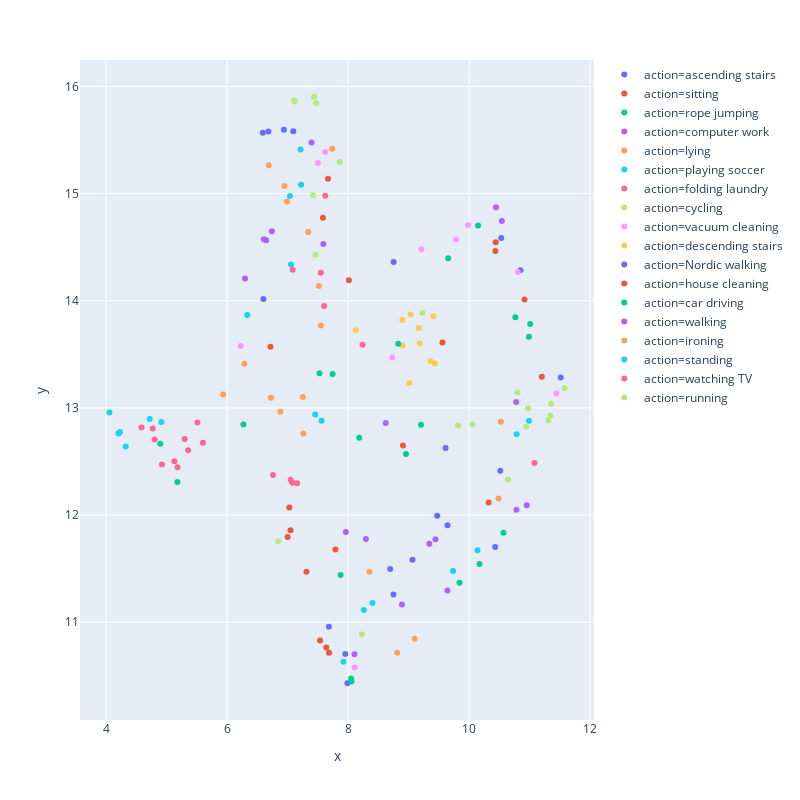

The cell this chart's notebook holds for it:
### Code cell
umap_simulate(ae_model, sample_dl, Id2Label)

### Figure 1 — Plotly figure (JSON) as saved in the notebook; plotly's stock layout.template omitted (floating-point values rounded to 4 significant figures)
{"data": [{"hoverlabel": {"namelength": 0}, "hovertemplate": "action=ascending stairs<br>x=%{x}<br>y=%{y}", "legendgroup": "action=ascending stairs", "marker": {"color": "#636efa", "symbol": "circle"}, "mode": "markers", "name": "action=ascending stairs", "showlegend": true, "type": "scatter", "x": [11.51, 10.53, 7.953, 10.85, 8.751, 7.094, 6.683, 6.59, 6.938, 7.988], "xaxis": "x", "y": [13.28, 14.59, 10.7, 14.28, 14.36, 15.58, 15.58, 15.57, 15.59, 10.43], "yaxis": "y"}, {"hoverlabel": {"namelength": 0}, "hovertemplate": "action=sitting<br>x=%{x}<br>y=%{y}", "legendgroup": "action=sitting", "marker": {"color": "#EF553B", "symbol": "circle"}, "mode": "markers", "name": "action=sitting", "showlegend": true, "type": "scatter", "x": [7.0, 6.716, 10.32, 7.028, 7.685, 7.536, 7.311, 7.047, 7.79, 7.639], "xaxis": "x", "y": [11.8, 13.57, 12.12, 12.07, 10.71, 10.83, 11.47, 11.86, 11.68, 10.76], "yaxis": "y"}, {"hoverlabel": {"namelength": 0}, "hovertemplate": "action=rope jumping<br>x=%{x}<br>y=%{y}", "legendgroup": "action=rope jumping", "marker": {"color": "#00cc96", "symbol": "circle"}, "mode": "markers", "name": "action=rope jumping", "showlegend": true, "type": "scatter", "x": [8.056, 8.182, 7.527, 6.27, 7.742, 5.179, 9.203, 4.895, 8.048, 7.875], "xaxis": "x", "y": [10.45, 12.72, 13.32, 12.85, 13.32, 12.31, 12.84, 12.66, 10.47, 11.44], "yaxis": "y"}, {"hoverlabel": {"namelength": 0}, "hovertemplate": "action=computer work<br>x=%{x}<br>y=%{y}", "legendgroup": "action=computer work", "marker": {"color": "#ab63fa", "symbol": "circle"}, "mode": "markers", "name": "action=computer work", "showlegend": true, "type": "scatter", "x": [10.54, 6.608, 7.962, 6.297, 10.44, 9.443, 6.739, 8.294, 6.646, 9.341], "xaxis": "x", "y": [14.74, 14.57, 11.84, 14.21, 14.87, 11.77, 14.65, 11.78, 14.56, 11.73], "yaxis": "y"}, {"hoverlabel": {"namelength": 0}, "hovertemplate": "action=lying<br>x=%{x}<br>y=%{y}", "legendgroup": "action=lying", "marker": {"color": "#FFA15A", "symbol": "circle"}, "mode": "markers", "name": "action=lying", "showlegend": true, "type": "scatter", "x": [8.354, 7.253, 6.688, 7.341, 6.286, 10.49, 6.988, 10.52, 6.949], "xaxis": "x", "y": [11.47, 13.1, 15.26, 14.64, 13.41, 12.15, 14.93, 12.87, 15.07], "yaxis": "y"}, {"hoverlabel": {"namelength": 0}, "hovertemplate": "action=playing soccer<br>x=%{x}<br>y=%{y}", "legendgroup": "action=playing soccer", "marker": {"color": "#19d3f3", "symbol": "circle"}, "mode": "markers", "name": "action=playing soccer", "showlegend": true, "type": "scatter", "x": [7.215, 10.99, 7.922, 8.402, 7.038, 8.259, 6.334, 10.14, 9.734, 10.78], "xaxis": "x", "y": [15.41, 12.88, 10.63, 11.18, 14.98, 11.11, 13.87, 11.67, 11.48, 12.75], "yaxis": "y"}, {"hoverlabel": {"namelength": 0}, "hovertemplate": "action=folding laundry<br>x=%{x}<br>y=%{y}", "legendgroup": "action=folding laundry", "marker": {"color": "#FF6692", "symbol": "circle"}, "mode": "markers", "name": "action=folding laundry", "showlegend": true, "type": "scatter", "x": [8.239, 4.585, 7.157, 5.599, 7.083, 5.13, 5.181, 7.548, 7.603, 7.075], "xaxis": "x", "y": [13.59, 12.82, 12.3, 12.67, 14.29, 12.5, 12.45, 14.26, 13.95, 12.3], "yaxis": "y"}, {"hoverlabel": {"namelength": 0}, "hovertemplate": "action=cycling<br>x=%{x}<br>y=%{y}", "legendgroup": "action=cycling", "marker": {"color": "#B6E880", "symbol": "circle"}, "mode": "markers", "name": "action=cycling", "showlegend": true, "type": "scatter", "x": [10.05, 6.843, 7.473, 7.106, 9.815, 7.419, 7.858, 7.121, 7.461, 7.437], "xaxis": "x", "y": [12.85, 11.76, 15.85, 15.87, 12.84, 14.98, 15.29, 15.86, 14.43, 15.9], "yaxis": "y"}, {"hoverlabel": {"namelength": 0}, "hovertemplate": "action=vacuum cleaning<br>x=%{x}<br>y=%{y}", "legendgroup": "action=vacuum cleaning", "marker": {"color": "#FF97FF", "symbol": "circle"}, "mode": "markers", "name": "action=vacuum cleaning", "showlegend": true, "type": "scatter", "x": [7.501, 7.62, 11.44, 9.782, 9.984, 9.21, 8.729, 8.109, 10.8, 6.226], "xaxis": "x", "y": [15.29, 15.39, 13.14, 14.57, 14.7, 14.48, 13.47, 10.58, 14.27, 13.58], "yaxis": "y"}, {"hoverlabel": {"namelength": 0}, "hovertemplate": "action=descending stairs<br>x=%{x}<br>y=%{y}", "legendgroup": "action=descending stairs", "marker": {"color": "#FECB52", "symbol": "circle"}, "mode": "markers", "name": "action=descending stairs", "showlegend": true, "type": "scatter", "x": [9.032, 9.184, 8.895, 9.408, 8.9, 9.009, 9.432, 8.127, 9.359, 9.169], "xaxis": "x", "y": [13.87, 13.6, 13.82, 13.85, 13.58, 13.23, 13.41, 13.72, 13.44, 13.75], "yaxis": "y"}, {"hoverlabel": {"namelength": 0}, "hovertemplate": "action=Nordic walking<br>x=%{x}<br>y=%{y}", "legendgroup": "action=Nordic walking", "marker": {"color": "#636efa", "symbol": "circle"}, "mode": "markers", "name": "action=Nordic walking", "showlegend": true, "type": "scatter", "x": [9.471, 7.682, 8.695, 9.642, 6.6, 9.61, 8.749, 10.51, 10.43, 9.064], "xaxis": "x", "y": [11.99, 10.96, 11.5, 11.91, 14.02, 12.63, 11.26, 12.41, 11.7, 11.58], "yaxis": "y"}, {"hoverlabel": {"namelength": 0}, "hovertemplate": "action=house cleaning<br>x=%{x}<br>y=%{y}", "legendgroup": "action=house cleaning", "marker": {"color": "#EF553B", "symbol": "circle"}, "mode": "markers", "name": "action=house cleaning", "showlegend": true, "type": "scatter", "x": [10.43, 10.91, 8.012, 11.2, 8.906, 7.668, 10.44, 9.557, 7.584], "xaxis": "x", "y": [14.46, 14.01, 14.19, 13.29, 12.65, 15.14, 14.55, 13.61, 14.77], "yaxis": "y"}, {"hoverlabel": {"namelength": 0}, "hovertemplate": "action=car driving<br>x=%{x}<br>y=%{y}", "legendgroup": "action=car driving", "marker": {"color": "#00cc96", "symbol": "circle"}, "mode": "markers", "name": "action=car driving", "showlegend": true, "type": "scatter", "x": [10.99, 8.956, 9.84, 10.76, 10.15, 11.01, 10.17, 8.827, 9.653, 10.57], "xaxis": "x", "y": [13.66, 12.57, 11.37, 13.85, 14.7, 13.78, 11.54, 13.6, 14.4, 11.83], "yaxis": "y"}, {"hoverlabel": {"namelength": 0}, "hovertemplate": "action=walking<br>x=%{x}<br>y=%{y}", "legendgroup": "action=walking", "marker": {"color": "#ab63fa", "symbol": "circle"}, "mode": "markers", "name": "action=walking", "showlegend": true, "type": "scatter", "x": [8.621, 7.395, 8.105, 7.59, 8.889, 9.641, 10.78, 10.78, 10.95], "xaxis": "x", "y": [12.86, 15.48, 10.7, 14.53, 11.17, 11.3, 12.05, 13.06, 12.09], "yaxis": "y"}, {"hoverlabel": {"namelength": 0}, "hovertemplate": "action=ironing<br>x=%{x}<br>y=%{y}", "legendgroup": "action=ironing", "marker": {"color": "#FFA15A", "symbol": "circle"}, "mode": "markers", "name": "action=ironing", "showlegend": true, "type": "scatter", "x": [7.548, 5.935, 7.259, 6.724, 7.737, 8.812, 9.1, 6.88, 7.516], "xaxis": "x", "y": [13.77, 13.12, 12.76, 13.09, 15.42, 10.72, 10.84, 12.96, 14.14], "yaxis": "y"}, {"hoverlabel": {"namelength": 0}, "hovertemplate": "action=standing<br>x=%{x}<br>y=%{y}", "legendgroup": "action=standing", "marker": {"color": "#19d3f3", "symbol": "circle"}, "mode": "markers", "name": "action=standing", "showlegend": true, "type": "scatter", "x": [4.723, 4.206, 7.223, 7.56, 4.056, 7.056, 4.325, 4.914, 4.23, 7.455], "xaxis": "x", "y": [12.9, 12.76, 15.08, 12.88, 12.96, 14.34, 12.64, 12.87, 12.77, 12.94], "yaxis": "y"}, {"hoverlabel": {"namelength": 0}, "hovertemplate": "action=watching TV<br>x=%{x}<br>y=%{y}", "legendgroup": "action=watching TV", "marker": {"color": "#FF6692", "symbol": "circle"}, "mode": "markers", "name": "action=watching TV", "showlegend": true, "type": "scatter", "x": [7.05, 4.803, 4.771, 5.356, 6.758, 4.923, 5.509, 11.08, 5.299, 7.622], "xaxis": "x", "y": [12.33, 12.71, 12.81, 12.6, 12.37, 12.47, 12.86, 12.49, 12.71, 14.98], "yaxis": "y"}, {"hoverlabel": {"namelength": 0}, "hovertemplate": "action=running<br>x=%{x}<br>y=%{y}", "legendgroup": "action=running", "marker": {"color": "#B6E880", "symbol": "circle"}, "mode": "markers", "name": "action=running", "showlegend": true, "type": "scatter", "x": [10.8, 9.226, 11.34, 10.94, 11.36, 10.64, 11.31, 10.98, 11.58, 8.228], "xaxis": "x", "y": [13.15, 13.89, 12.93, 12.82, 13.04, 12.33, 12.89, 13.0, 13.18, 10.89], "yaxis": "y"}], "layout": {"height": 800, "legend": {"tracegroupgap": 0}, "margin": {"t": 60}, "width": 800, "xaxis": {"anchor": "y", "domain": [0, 1], "title": {"text": "x"}}, "yaxis": {"anchor": "x", "domain": [0, 1], "title": {"text": "y"}}}}
